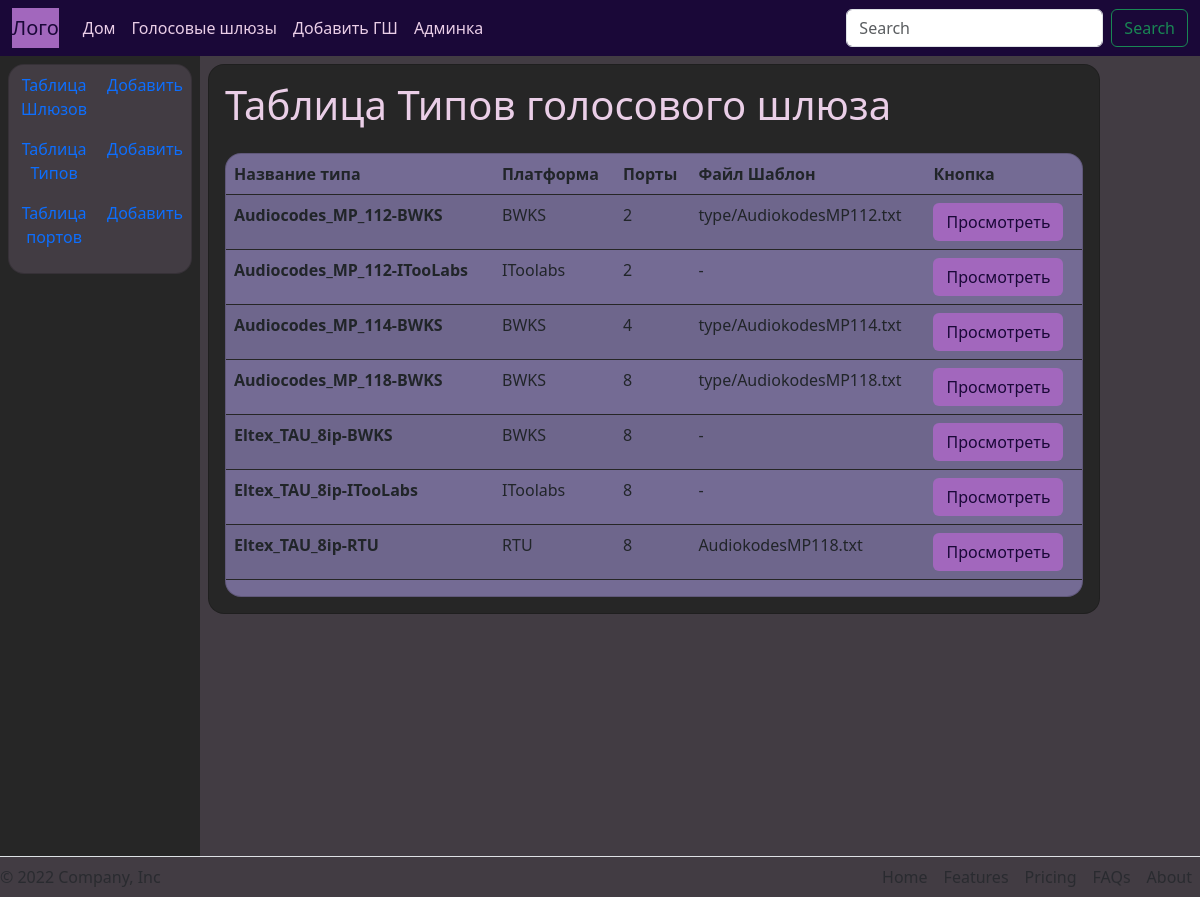
/gateway/views_type_all/, run on the app's committed database.
### voicegateway/models.py (models this page shows, shortened)
class TypeGateway(models.Model):
    name_type = models.CharField(max_length=50, unique=True)
    softswitch = models.CharField('Платформа', max_length=50)
    ports = models.IntegerField()
    template_file = models.FileField(max_length=50, upload_to='type/', default='-')
    class Meta:
        verbose_name = 'Таблица типов голосовых шлюзов'
        verbose_name_plural = 'Таблицы типов голосовых шлюзов'
        ordering = ['name_type']  # Определяет порядок выгрузки всем элементов мотодом objects.
    def get_absolute_url(self):
        return reverse('type_view', kwargs={'name_type': self.name_type})

### voicegateway/views.py (the view)
# urls.py: path('views_type_all/', all_type, name='type_all'),
def all_type(request):
    data = TypeGateway.objects.all()
    paginator = Paginator(data, 10)
    page_number = request.GET.get('page', 1)  #/?page=1
    page = paginator.get_page(page_number)
    is_paginated = page.has_other_pages()
    if page.has_previous():
        prev_url = '?page={}'.format(page.previous_page_number())
    else:
        prev_url = ''
    if page.has_next():
        next_url = '?page={}'.format(page.next_page_number())
    else:
        next_url = ''
    context = {
        'page': page,
        'is_paginated': is_paginated,
        'prev_url': prev_url,
        'next_url': next_url
    }
    return render(request, 'voicegateway/type_gateway_all.html', context=context)

### voicegateway/templates/voicegateway/type_gateway_all.html (shortened to what this page needs)
{% extends 'MainProject/main.html' %}
{% block content %}
<h1>Таблица Типов голосового шлюза</h1>
<div class="card color-card mt-3 " style="max-width: auto;">
    <table class="table table-striped table-hover ">
        <thead>
            <tr>
                <th scope="col">Название типа</th>
                <th scope="col">Платформа</th>
                <th scope="col">Порты</th>
                <th scope="col">Файл Шаблон</th>
                <th scope="col">Кнопка</th>
            </tr>
        </thead>
        <tbody>
            {% for el in page %}
            <tr>
                <th scope="row">{{ el.name_type }}</th>
                <td>{{ el.softswitch }}</td>
                <td>{{ el.ports }}</td>
                <td>{{ el.template_file }}</td>
                <td><a href="{{ el.get_absolute_url }}" class="btn color-button">Просмотреть</a></td>
            </tr>
            {% endfor %}
        </tbody>
    </table>
</div>
{% endblock %}

### MainProject/static/MainProject/css/main.css (style rules this page uses)
html { width: 100%; }
body, .left-section-card { background-color:#423c43; }
.color-card { background-color: #746b94; }
.table { border-color: #262626; }
.color-button { background-color: #a267bd; color: #1a0838; }
p, h1, .nav-link { color: rgb(234, 206, 231); }
.card { border-radius: 1em; }

### data on the page
TypeGateway: name_type "Audiocodes_MP_112-BWKS", softswitch "BWKS", ports "2", template_file "type/AudiokodesMP112.txt"
TypeGateway: name_type "Audiocodes_MP_112-ITooLabs", softswitch "IToolabs", ports "2", template_file "-"
TypeGateway: name_type "Audiocodes_MP_114-BWKS", softswitch "BWKS", ports "4", template_file "type/AudiokodesMP114.txt"
TypeGateway: name_type "Audiocodes_MP_118-BWKS", softswitch "BWKS", ports "8", template_file "type/AudiokodesMP118.txt"
TypeGateway: name_type "Eltex_TAU_8ip-BWKS", softswitch "BWKS", ports "8", template_file "-"
TypeGateway: name_type "Eltex_TAU_8ip-ITooLabs", softswitch "IToolabs", ports "8", template_file "-"
TypeGateway: name_type "Eltex_TAU_8ip-RTU", softswitch "RTU", ports "8", template_file "AudiokodesMP118.txt"
